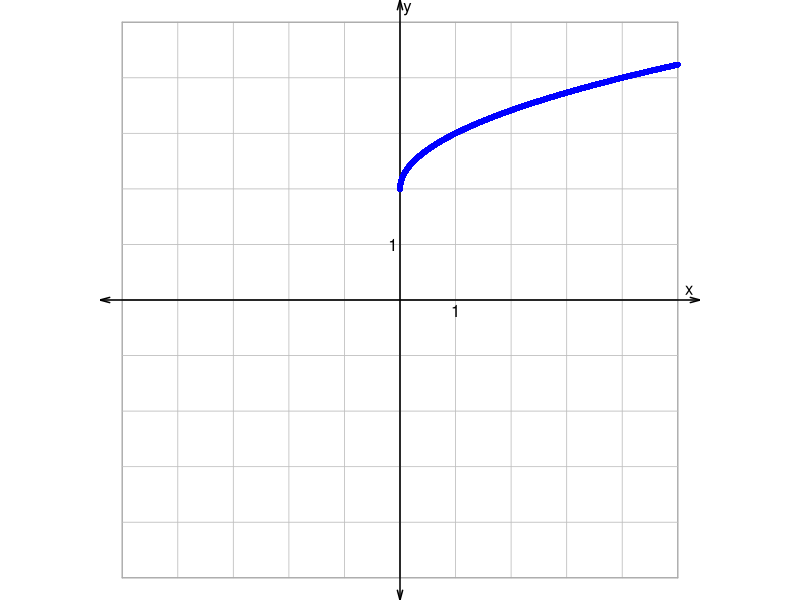
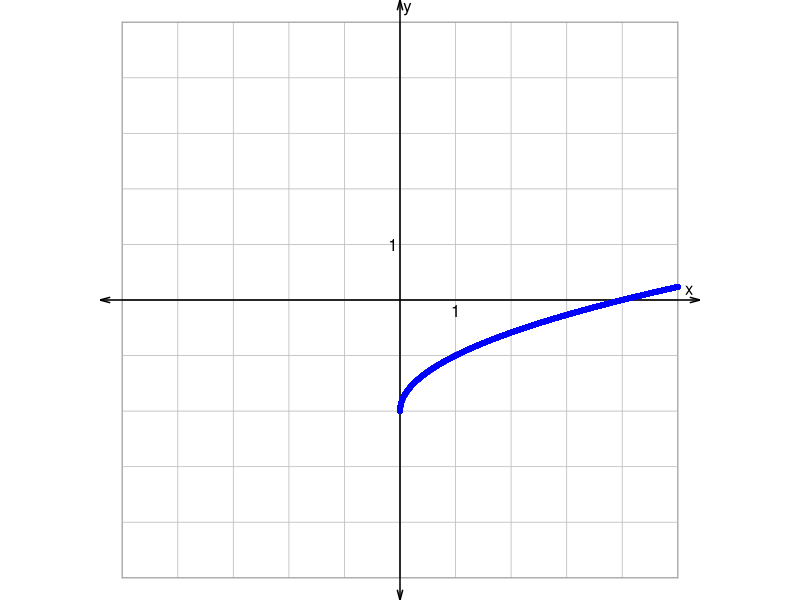
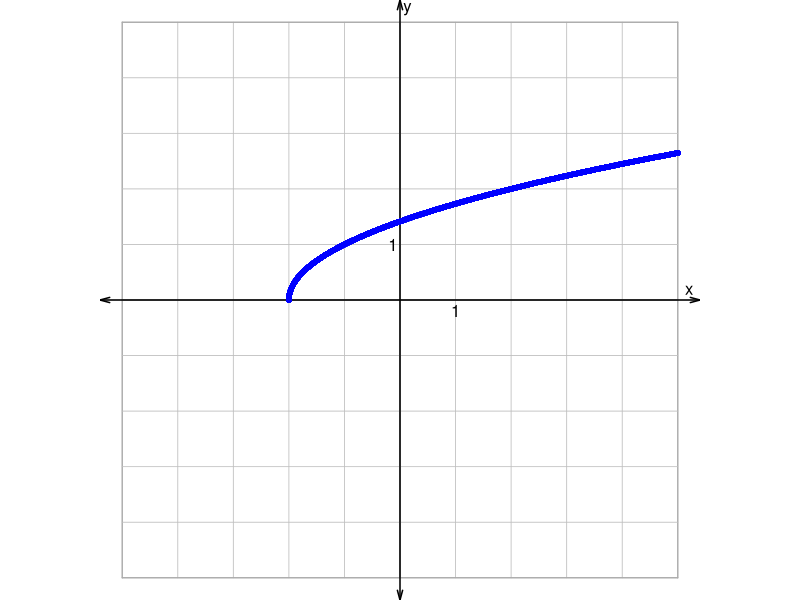
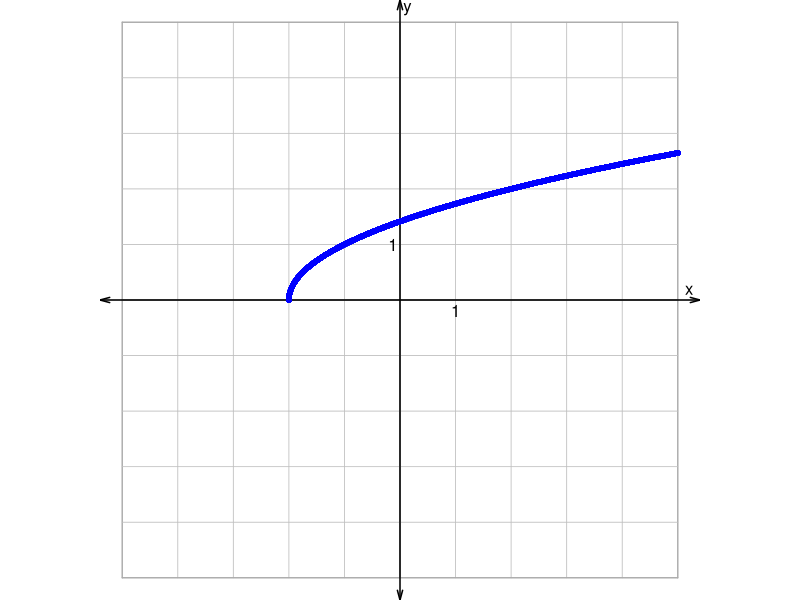
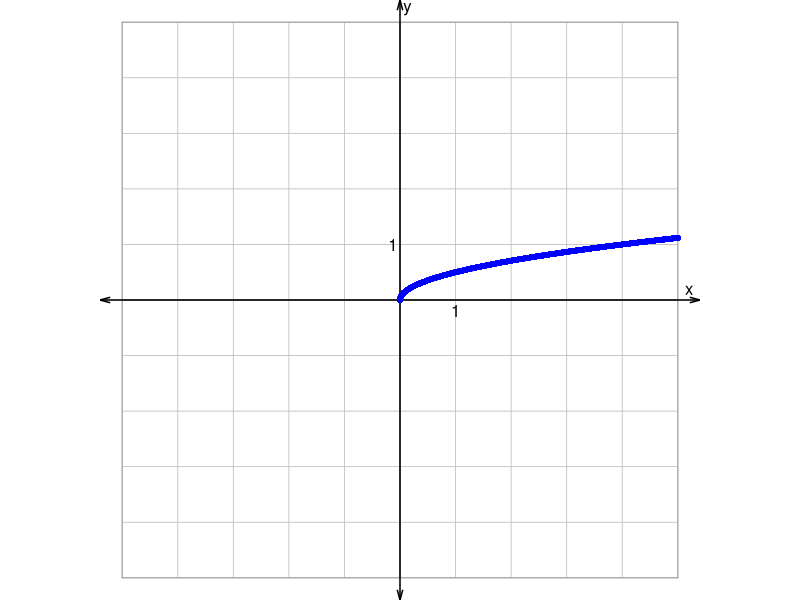
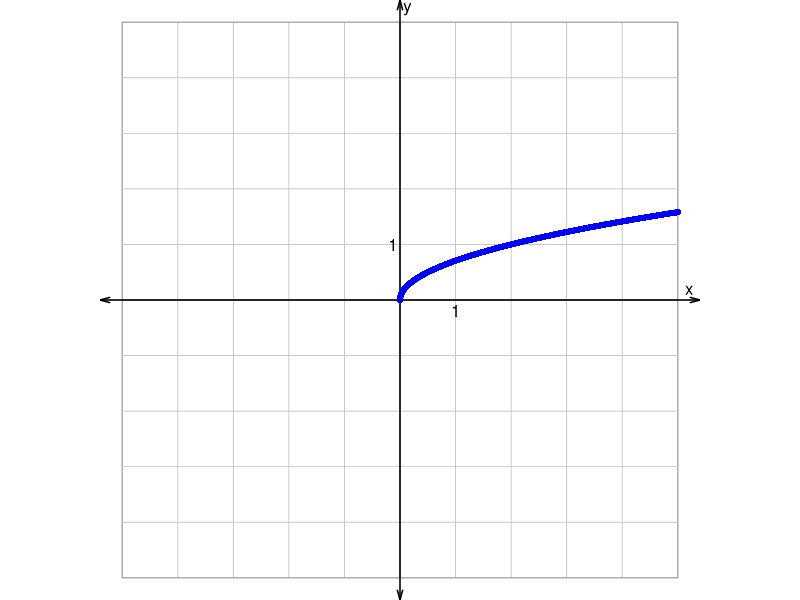
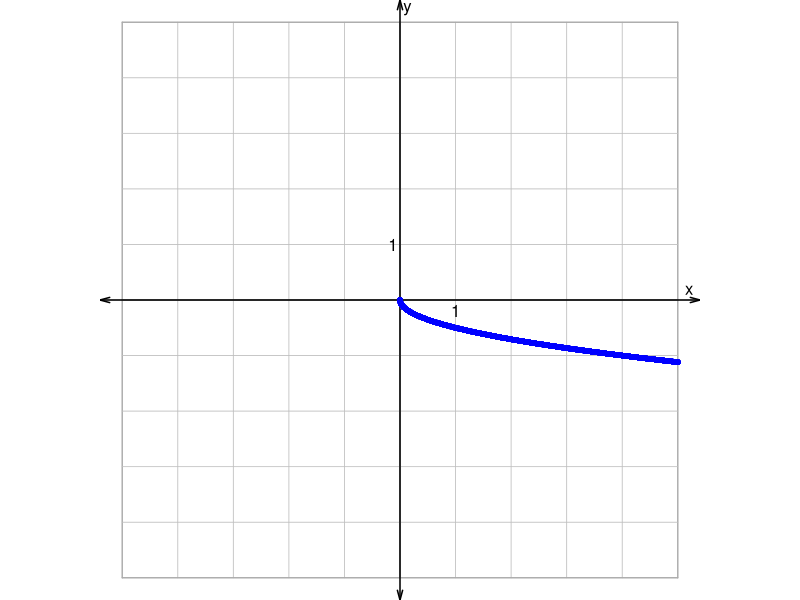
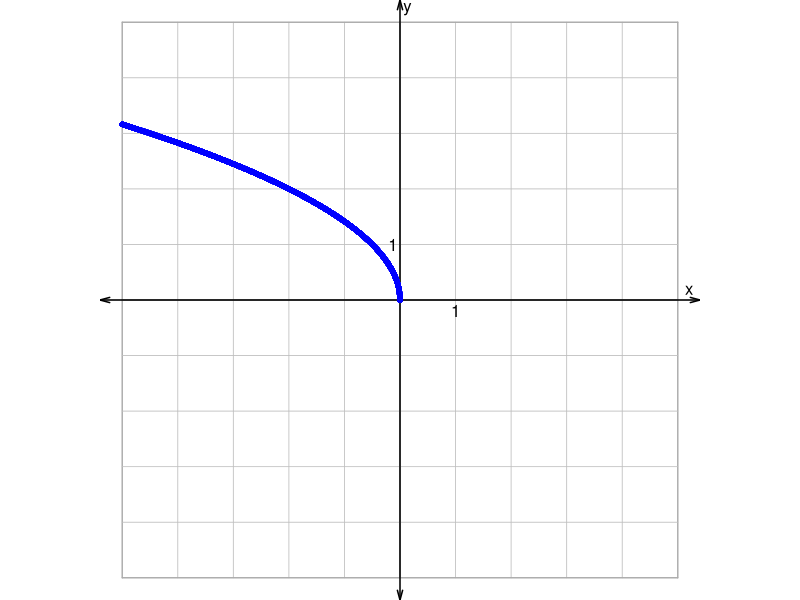

Reproduce these figures in R, in order. (Note: this script raises an error after producing the figures.)
ques = ""
sols = ""



eqs = c("Sx+2","Sx-2",
        "S2x","SR1#2#x",
        "S-2x","SR-1#2#x",
        "Sx#+2","Sx#-2",
        "2*Sx","R1#2#Sx",
        "-2*Sx","R-1#2#Sx")

x1 = seq(-2,5,0.01)
y1 = sqrt(x1+2)

x2 = seq(2,5,0.01)
y2 = sqrt(x2-2)

x3 = seq(0,5,0.01)
y3 = sqrt(2*x3)

x4 = seq(0,5,0.01)
y4 = sqrt(x4/2)

x5 = seq(0,-5,-0.01)
y5 = sqrt(-2*x5)

x6 = seq(0,-5,-0.01)
y6 = sqrt(-x6/2)

x7 = seq(0,5,0.01)
y7 = sqrt(x7)+2

x8 = seq(0,5,0.01)
y8 = sqrt(x8)-2

x9 = seq(0,5,0.01)
y9 = 2*sqrt(x9)

x10 = seq(0,5,0.01)
y10 = sqrt(x10)/2

x11 = seq(0,5,0.01)
y11 = -2*sqrt(x11)

x12 = seq(0,5,0.01)
y12 = -sqrt(x12)/2

xs = list(x1,x2,x3,x4,x5,x6,x7,x8,x9,x10,x11,x12)
ys = list(y1,y2,y3,y4,y5,y6,y7,y8,y9,y10,y11,y12)

for(i in 1:200){
    wt = sample(1:2,1)
    ns = sample((wt-1)*6+(1:6),4)
    nc = sample(ns,1)
    x = xs[[nc]]
    y = ys[[nc]]
    png(paste0("p1/p_",sprintf("%04d",i),".png"),500,300)
    par(mar=c(0,0,0,0),pty="s")
    plot(0,0,"n",axes=F,ann=F,xlim=c(-5,5),ylim=c(-5,5))
    for(xx in seq(-5,5,1)){
        lines(c(xx,xx),c(-5,5),col="grey",lwd=0.8)
        if(xx%%5==0){
            lines(c(xx,xx),c(-5,5),col="darkgrey",lwd=1.2) 
        }
    }
    for(yy in seq(-5,5,1)){
        lines(c(-5,5),c(yy,yy),col="grey",lwd=0.8)    
    }
    for(yy in seq(-5,5,5)){
        lines(c(-5,5),c(yy,yy),col="darkgrey",lwd=1.2)    
    }
    arrows(-5.4,0,5.4,0,0.1,15,3,lwd=1.5)
    arrows(0,-5.4,0,5.4,0.1,15,3,lwd=1.5)
    text(5.2,0,"x",adj=c(0.5,-0.4))
    text(1,0,"1",adj=c(0.5,1.3))
    text(0,5.3,"y",adj=c(-0.4,0.5))
    text(0,1,"1",adj=c(1.3,0.5))
    for(ii in 1:length(x)){
        lines(x,y,col="blue",lwd=5)
    }
    dev.off()
    s = paste0(c(eqs[ns],which(ns==nc),wt),collapse="&")
    sols = paste0(sols,s,"\n")
}

fileConn<-file("p1/data.txt")
writeLines(sols, fileConn)
close(fileConn)
